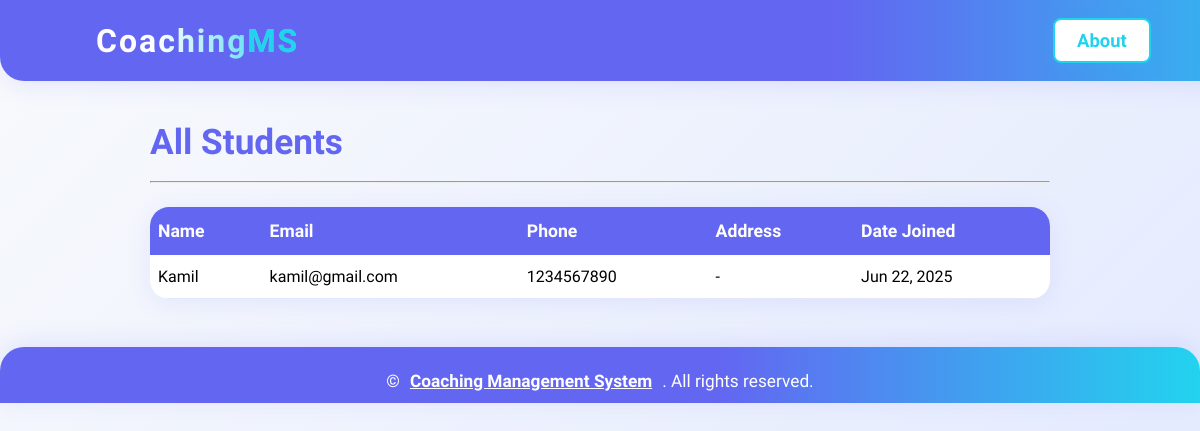
The page /students/ on the database its author committed.
### coaching/models.py (models this page shows, shortened)
class Student(models.Model):
    name = models.CharField(max_length=100)
    email = models.EmailField(unique=True)
    phone = models.CharField(max_length=15)
    address = models.CharField(max_length=255, blank=True, null=True)
    dob = models.DateField(blank=True, null=True)
    gender = models.CharField(max_length=10, blank=True, null=True)
    date_joined = models.DateTimeField(auto_now_add=True, null=True)
    enrolled_courses = models.ManyToManyField(Course)

### coaching/views.py (the view)
# urls.py: path('students/', views.student_list, name='student_list'),
def student_list(request):
    students = Student.objects.all()
    return render(request, 'coaching/student_list.html', {'students': students})

### coaching/templates/coaching/student_list.html (shortened to what this page needs)
{% extends 'coaching/base.html' %}
{% block content %}
<div class="container" style="max-width:900px;margin:40px auto 0 auto;">
    <h1 style="color:#6366f1;font-size:2.2em;font-weight:800;margin-bottom:18px;">All Students</h1>
    <hr>
    <table style="width:100%;border-collapse:collapse;margin-top:24px;background:#fff;border-radius:1.2rem;box-shadow:0 4px 24px rgba(99,102,241,0.10);overflow:hidden;">
        <thead>
            <tr style="background:#6366f1;color:#fff;font-size:1.1em;">
                <th style="padding:14px 8px;">Name</th>
                <th style="padding:14px 8px;">Email</th>
                <th style="padding:14px 8px;">Phone</th>
                <th style="padding:14px 8px;">Address</th>
                <th style="padding:14px 8px;">Date Joined</th>
            </tr>
        </thead>
        <tbody>
            {% for student in students %}
            <tr style="border-bottom:1px solid #e0e7ff;">
                <td style="padding:12px 8px;">{{ student.name }}</td>
                <td style="padding:12px 8px;">{{ student.email }}</td>
                <td style="padding:12px 8px;">{{ student.phone|default:'-' }}</td>
                <td style="padding:12px 8px;">{{ student.address|default:'-' }}</td>
                <td style="padding:12px 8px;">{{ student.date_joined|date:'M d, Y' }}</td>
            </tr>
            {% empty %}
            <tr><td colspan="5" style="text-align:center;padding:18px;">No students found.</td></tr>
            {% endfor %}
        </tbody>
    </table>
</div>
{% endblock %}

### coaching/templates/coaching/base.html (style rules this page uses)
html, body { max-width: 100vw; overflow-x: hidden; }
body { font-family: 'Segoe UI', Tahoma, Geneva, Verdana, sans-serif; background: linear-gradient(135deg, #f8fafc 0%, #e0e7ff 100%); margin: 0; padding: 0; min-height: 100vh; }
body, .navbar, .footer, .card, .container { animation: fadeIn 0.7s cubic-bezier(.4,0,.2,1); }

### coaching/templates/coaching/student_list.html (style rules this page uses)
table th, table td { text-align:left; }

### rows shown on the page
Student: name "Kamil", email "kamil@gmail.com", phone "1234567890", address "-", date_joined "Jun 22, 2025"
